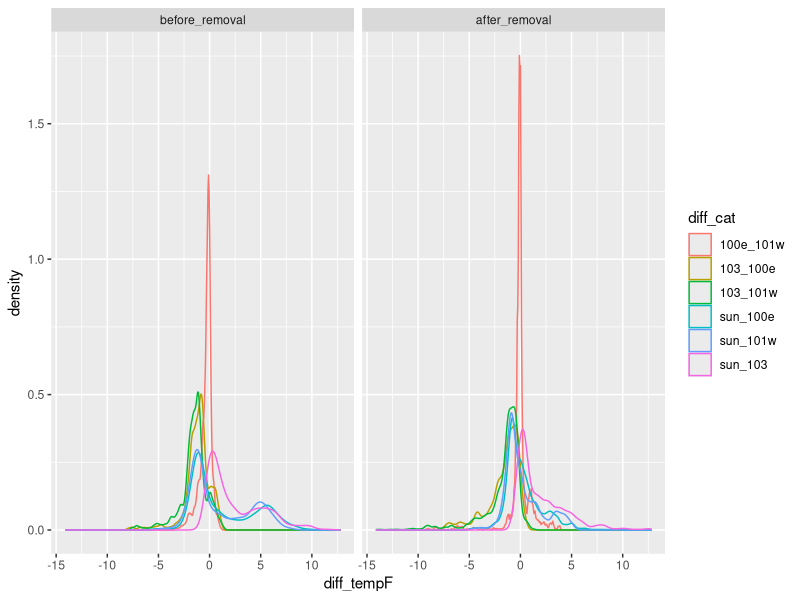
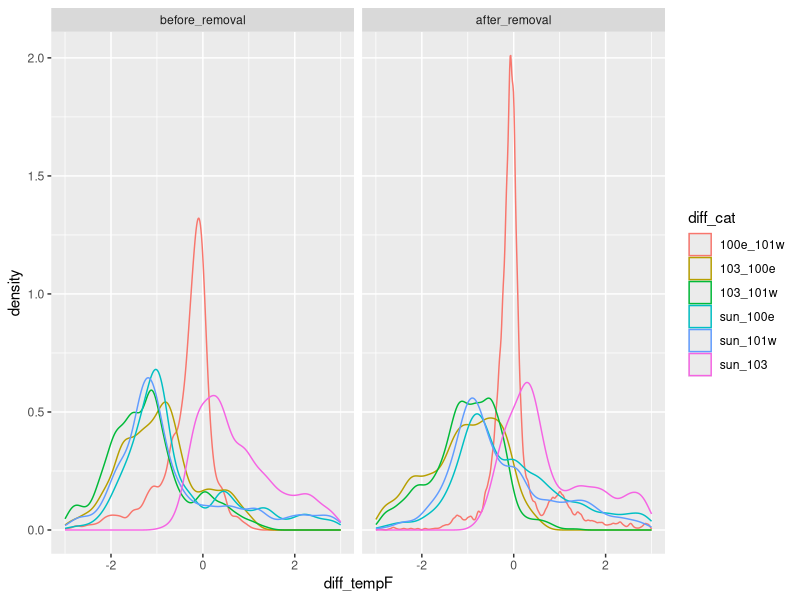
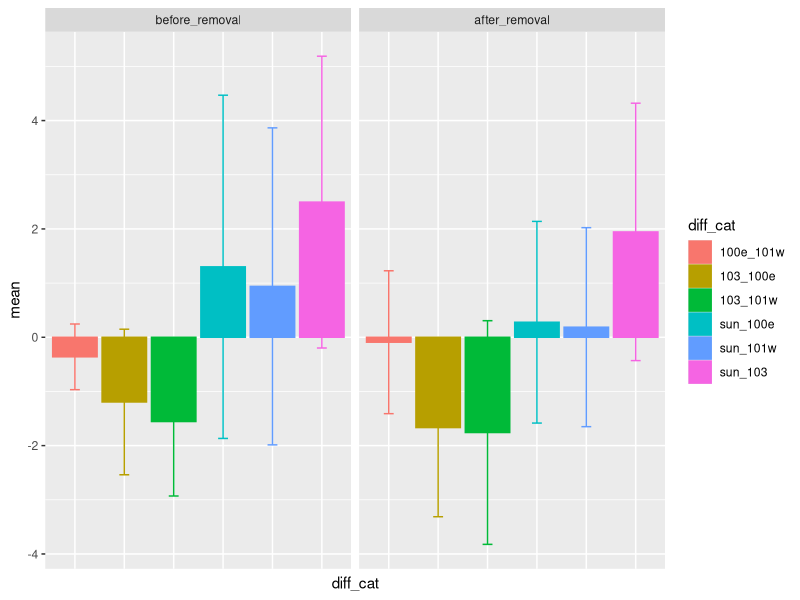
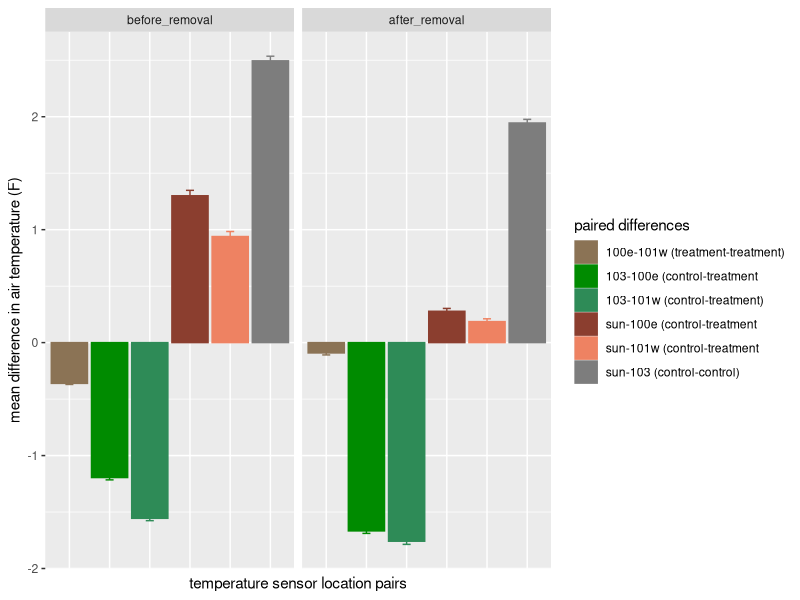
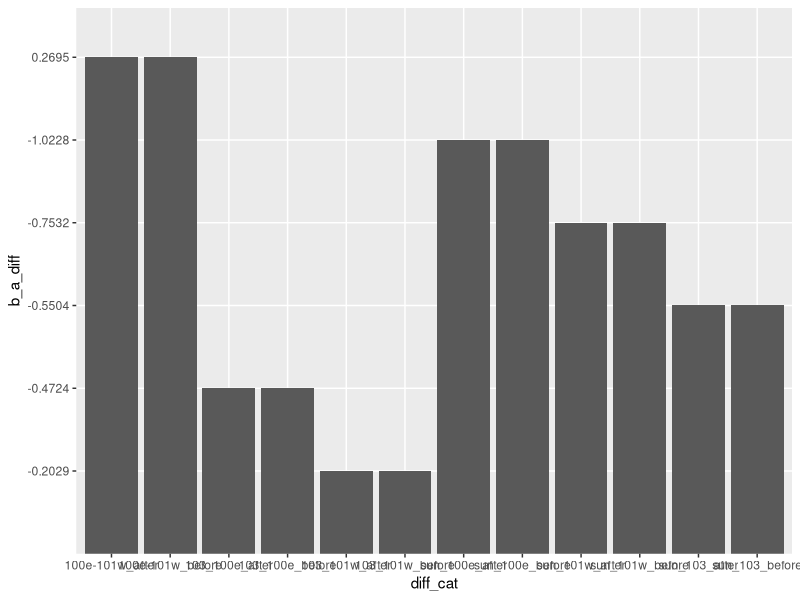
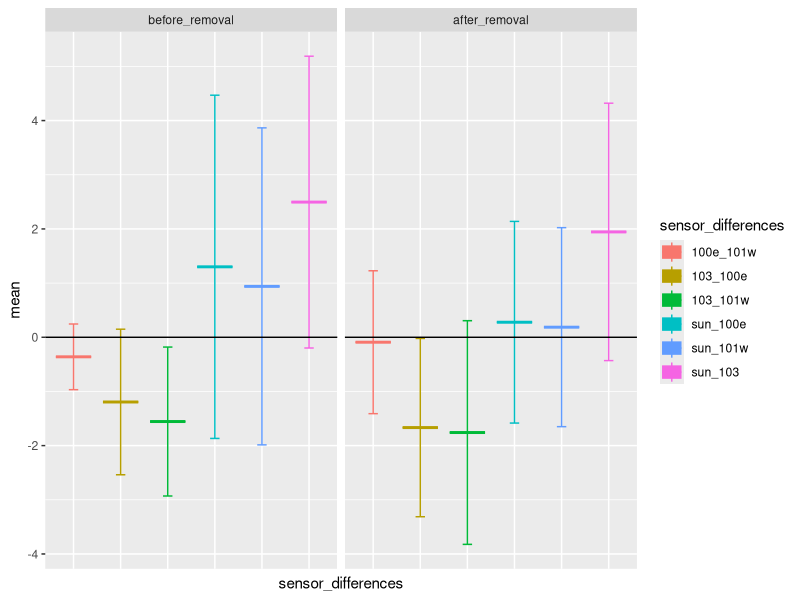
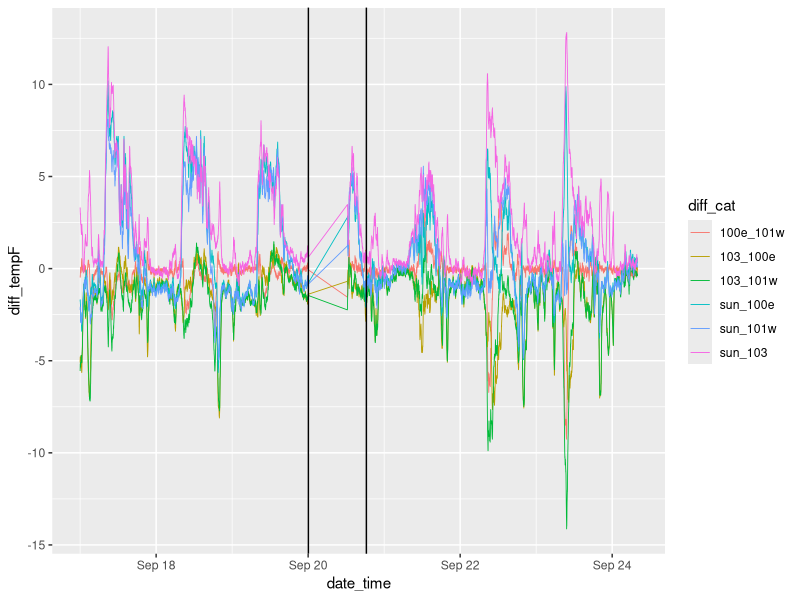
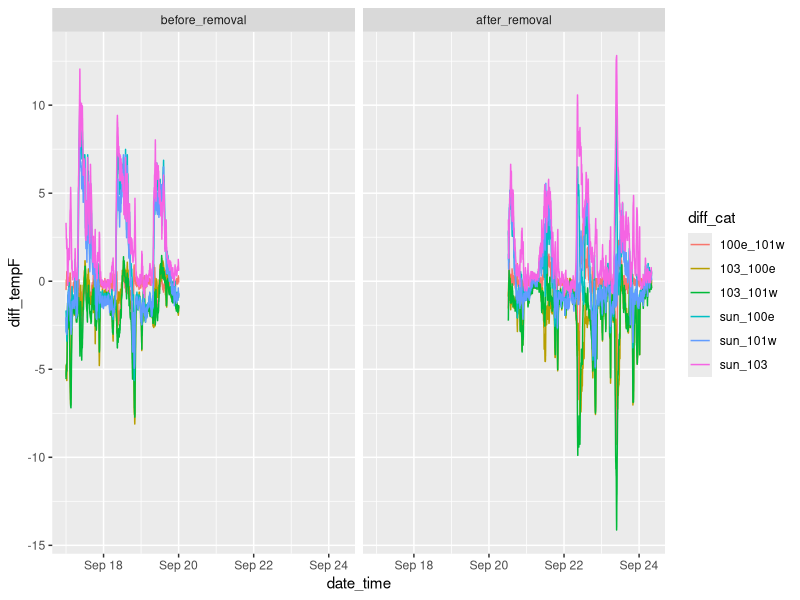

Here is the R script that generated these plots, in order:
## ---- chunk 1
knitr::opts_chunk$set(echo = TRUE)
## ---- chunk 2
library(plyr)
library(dplyr)
library(lubridate)
library(ggplot2)
library(tidyr)
library(reshape2)
options(stringsAsFactors = FALSE)
## ---- chunk 3
ash_data <- read.csv("data/ash-microclimate-data2018-prelim.csv", header = T)
## ---- chunk 4
unique(ash_data$sensor_name)

ash_data2 <- ash_data %>% filter(ash_removal != "during_removal")

unique(ash_data2$ash_removal)
unique(ash_data2$sensor_name)

tt_100e_before <- ash_data2 %>% 
  filter(sensor_name == "treatment_tree_100e", ash_removal == "before_removal")

tt_101w_before <- ash_data2 %>% 
  filter(sensor_name == "treatment_tree_101w", ash_removal == "before_removal")

c_sun_before <- ash_data2 %>% 
  filter(sensor_name == "control_sun", ash_removal == "before_removal")

c_103_before <- ash_data2 %>% 
  filter(sensor_name == "control_tree_103", ash_removal == "before_removal")

ash_data3_before <- tt_100e_before %>% 
  inner_join(tt_101w_before, by = "date_time") %>% 
  inner_join(c_sun_before, by = "date_time") %>% 
  inner_join(c_103_before, by = "date_time") %>% #dplyr::rename()
  dplyr::rename(tempF.100e = tempF.x, tempF.101w = tempF.y, tempF.sun = tempF.x.x, tempF.103 = tempF.y.y) %>% 
  select(date_time, ash_removal.x, tempF.100e, tempF.101w, tempF.sun, tempF.103) %>% 
  mutate(diff_sun_100e = (tempF.sun-tempF.100e), 
         diff_sun_101w = (tempF.sun-tempF.101w), 
         diff_sun_103 = (tempF.sun-tempF.103), 
         diff_103_100e = (tempF.103-tempF.100e), 
         diff_103_101w = (tempF.103-tempF.101w), 
         diff_100e_101w = (tempF.100e-tempF.101w))

head(ash_data3_before)

str(ash_data3_before)




tt_100e_after <- ash_data2 %>% 
  filter(sensor_name == "treatment_tree_100e", ash_removal == "after_removal") %>%
  mutate(date_time2 = as.POSIXct(date_time, format = "%Y-%m-%d %H:%M"))

tt_101w_after <- ash_data2 %>% 
  filter(sensor_name == "treatment_tree_101w", ash_removal == "after_removal") %>%
  mutate(date_time2 = as.POSIXct(date_time, format = "%Y-%m-%d %H:%M"))

c_sun_after <- ash_data2 %>% 
  filter(sensor_name == "control_sun", ash_removal == "after_removal") %>%
  mutate(date_time2 = as.POSIXct(date_time, format = "%Y-%m-%d %H:%M"))

c_103_after <- ash_data2 %>% 
  filter(sensor_name == "control_tree_103", ash_removal == "after_removal") %>%
  mutate(date_time2 = as.POSIXct(date_time, format = "%Y-%m-%d %H:%M"))

ash_data3_after <- tt_100e_after %>% 
  inner_join(tt_101w_after, by = "date_time2") %>% 
  inner_join(c_sun_after, by = "date_time2") %>% 
  inner_join(c_103_after, by = "date_time2") %>% 
  dplyr::rename(tempF.100e = tempF.x, tempF.101w = tempF.y, tempF.sun = tempF.x.x, tempF.103 = tempF.y.y) %>%
  select(date_time2, ash_removal.x, tempF.100e, tempF.101w, tempF.sun, tempF.103) %>% 
  mutate(diff_sun_100e = (tempF.sun-tempF.100e), 
         diff_sun_101w = (tempF.sun-tempF.101w), 
         diff_sun_103 = (tempF.sun-tempF.103), 
         diff_103_100e = (tempF.103-tempF.100e), 
         diff_103_101w = (tempF.103-tempF.101w), 
         diff_100e_101w = (tempF.100e-tempF.101w))

head(ash_data3_after)

str(ash_data3_after)
## ---- chunk 5
maxb_sun_100e <- max(abs(ash_data3_before[1:4325,7]))
p_sun_100e <- which(ash_data3_before$diff_sun_100e == maxb_sun_100e)
dtb_sun_100e <- ash_data3_before[p_sun_100e,1]

#####################

maxb_sun_101w <- max(abs(ash_data3_before[1:4325,8]))
p_sun_101w <- which(ash_data3_before$diff_sun_101w == maxb_sun_101w)
dtb_sun_101w <- ash_data3_before[p_sun_101w,1]

#####################

maxb_sun_103 <- max(abs(ash_data3_before[1:4325,9]))
p_sun_103 <- which(ash_data3_before$diff_sun_103 == maxb_sun_103)
dtb_sun_103 <- ash_data3_before[p_sun_103,1]

#####################

maxb_103_100e <- max(abs(ash_data3_before[1:4325,10]))
p_103_100e <- which(ash_data3_before$diff_103_100e == -maxb_103_100e)
dtb_103_100e <- ash_data3_before[p_103_100e,1]

#####################

maxb_103_101w <- max(abs(ash_data3_before[1:4325,11]))
p_103_101w <- which(ash_data3_before$diff_103_101w == -maxb_103_101w) # negative difference
dtb_103_101w <- ash_data3_before[p_103_101w,1]

#####################

maxb_100e_101w <- max(abs(ash_data3_before[1:4325,12]))
p_100e_101w <- which(ash_data3_before$diff_100e_101w == -maxb_100e_101w)
dtb_100e_101w <- ash_data3_before[p_100e_101w,1]

max_values_b <- cbind(dtb_sun_100e, maxb_sun_100e, dtb_sun_101w, maxb_sun_101w, dtb_sun_103, maxb_sun_103, dtb_103_100e, maxb_103_100e, dtb_103_101w, maxb_103_101w, dtb_100e_101w, maxb_100e_101w)

#######################################################

minb_sun_100e <- min(abs(ash_data3_before[1:4325,7]))
p2_sun_100e <- which(ash_data3_before$diff_sun_100e == minb_sun_100e)
dtb2_sun_100e <- ash_data3_before[p2_sun_100e,1]

#####################

minb_sun_101w <- min(abs(ash_data3_before[1:4325,8]))
p2_sun_101w <- which(ash_data3_before$diff_sun_101w == minb_sun_101w)
dtb2_sun_101w <- ash_data3_before[p2_sun_101w,1]

#####################

minb_sun_103 <- min(abs(ash_data3_before[1:4325,9]))
p2_sun_103 <- which(ash_data3_before$diff_sun_103 == minb_sun_103)
dtb2_sun_103 <- ash_data3_before[p2_sun_103,1]

#####################

minb_103_100e <- min(abs(ash_data3_before[1:4325,10]))
p2_103_100e <- which(ash_data3_before$diff_103_100e == minb_103_100e)
dtb2_103_100e <- ash_data3_before[p2_103_100e,1]

#####################

minb_103_101w <- min(abs(ash_data3_before[1:4325,11]))
p2_103_101w <- which(ash_data3_before$diff_103_101w == minb_103_101w)
dtb2_103_101w <- ash_data3_before[p2_103_101w,1]

#####################

minb_100e_101w <- min(abs(ash_data3_before[1:4325,12]))
p2_100e_101w <- which(ash_data3_before$diff_100e_101w == minb_100e_101w)
dtb2_100e_101w <- ash_data3_before[p2_100e_101w,1]

min_values_b <- cbind(dtb2_sun_100e, minb_sun_100e, dtb2_sun_101w, minb_sun_101w, dtb2_sun_103, minb_sun_103, dtb2_103_100e, minb_103_100e, dtb2_103_101w, minb_103_101w, dtb2_100e_101w, minb_100e_101w)

##############################################################################################################

maxa_sun_100e <- max(abs(ash_data3_after[1:4325,7]))
p3_sun_100e <- which(ash_data3_after$diff_sun_100e == maxa_sun_100e)
dtb3_sun_100e <- ash_data3_after[p3_sun_100e,1]

#####################

maxa_sun_101w <- max(abs(ash_data3_after[1:4325,8]))
p3_sun_101w <- which(ash_data3_after$diff_sun_101w == maxa_sun_101w)
dtb3_sun_101w <- ash_data3_after[p3_sun_101w,1]

#####################

maxa_sun_103 <- max(abs(ash_data3_after[1:4325,9]))
p3_sun_103 <- which(ash_data3_after$diff_sun_103 == maxa_sun_103)
dtb3_sun_103 <- ash_data3_after[p3_sun_103,1]

#####################

maxa_103_100e <- max(abs(ash_data3_after[1:4325,10]))
p3_103_100e <- which(ash_data3_after$diff_103_100e == -maxa_103_100e)
dtb3_103_100e <- ash_data3_after[p3_103_100e,1]

#####################

maxa_103_101w <- max(abs(ash_data3_after[1:4325,11]))
p3_103_101w <- which(ash_data3_after$diff_103_101w == -maxa_103_101w)
dtb3_103_101w <- ash_data3_after[p3_103_101w,1]

#####################

maxa_100e_101w <- max(abs(ash_data3_after[1:4325,12]))
p3_100e_101w <- which(ash_data3_after$diff_100e_101w == -maxa_100e_101w)
dtb3_100e_101w <- ash_data3_after[p3_100e_101w,1]

max_values_a <- cbind(dtb3_sun_100e, maxa_sun_100e, dtb3_sun_101w, maxa_sun_101w, dtb3_sun_103, maxa_sun_103, dtb3_103_100e, maxa_103_100e, dtb3_103_101w, maxa_103_101w, dtb3_100e_101w, maxa_100e_101w)

#######################################################

mina_sun_100e <- min(abs(ash_data3_after[1:4325,7]))
p4_sun_100e <- which(ash_data3_after$diff_sun_100e == mina_sun_100e)
dtb4_sun_100e <- ash_data3_after[p4_sun_100e,1]

#####################

mina_sun_101w <- min(abs(ash_data3_after[1:4325,8]))
p4_sun_101w <- which(ash_data3_after$diff_sun_101w == mina_sun_101w)
dtb4_sun_101w <- ash_data3_after[p4_sun_101w,1]

#####################

mina_sun_103 <- min(abs(ash_data3_after[1:4325,9]))
p4_sun_103 <- which(ash_data3_after$diff_sun_103 == mina_sun_103)
dtb4_sun_103 <- ash_data3_after[p4_sun_103,1]

#####################

mina_103_100e <- min(abs(ash_data3_after[1:4325,10]))
p4_103_100e <- which(ash_data3_after$diff_103_100e == mina_103_100e)
dtb4_103_100e <- ash_data3_after[p4_103_100e,1]

#####################

mina_103_101w <- min(abs(ash_data3_after[1:4325,11]))
p4_103_101w <- which(ash_data3_after$diff_103_101w == mina_103_101w)
dtb4_103_101w <- ash_data3_after[p4_103_101w,1]

#####################

mina_100e_101w <- min(abs(ash_data3_after[1:4325,12]))
p4_100e_101w <- which(ash_data3_after$diff_100e_101w == mina_100e_101w)
dtb4_100e_101w <- ash_data3_after[p4_100e_101w,1]

min_values_a <- cbind(dtb4_sun_100e, mina_sun_100e, dtb4_sun_101w, mina_sun_101w, dtb4_sun_103, mina_sun_103, dtb4_103_100e, mina_103_100e, dtb4_103_101w, mina_103_101w, dtb4_100e_101w, mina_100e_101w)

## ---- chunk 6

ash_data_diffs <- data.frame("date_time" = rep(NA, 58932), "diff_cat" = rep(NA, 58932), "diff_tempF" = rep(NA, 58932), "rem_stat" = rep(NA, 58932))

ash_data_diffs$diff_cat <- c(rep("sun_100e", 4325), rep("sun_101w", 4325), rep("sun_103", 4325), rep("103_100e", 4325), rep("103_101w", 4325), rep("100e_101w", 4325), rep("sun_100e", 5497), rep("sun_101w", 5497), rep("sun_103", 5497), rep("103_100e", 5497), rep("103_101w", 5497), rep("100e_101w", 5497))

ash_data_diffs$diff_cat <- as.factor(ash_data_diffs$diff_cat)

ash_data_diffs$rem_stat <- c(rep("before_removal", 25950), rep("after_removal", 32982))

ash_data_diffs$date_time[1:4325] <- c(ash_data3_before[,1])
ash_data_diffs$date_time[4326:8650] <- c(ash_data3_before[,1])
ash_data_diffs$date_time[8651:12975] <- c(ash_data3_before[,1])
ash_data_diffs$date_time[12976:17300] <- c(ash_data3_before[,1])
ash_data_diffs$date_time[17301:21625] <- c(ash_data3_before[,1])
ash_data_diffs$date_time[21626:25950] <- c(ash_data3_before[,1])

ash_data_diffs <- ash_data_diffs %>% mutate(date_time = ymd_hms(date_time))

ash_data_diffs$date_time[25951:31447] <- c(ash_data3_after[,1])
ash_data_diffs$date_time[31448:36944] <- (ash_data3_after[,1])
ash_data_diffs$date_time[36945:42441] <- (ash_data3_after[,1])
ash_data_diffs$date_time[42442:47938] <- (ash_data3_after[,1])
ash_data_diffs$date_time[47939:53435] <- (ash_data3_after[,1])
ash_data_diffs$date_time[53436:58932] <- (ash_data3_after[,1])


ash_data_diffs$diff_tempF[1:4325] <- c(ash_data3_before[,7])
ash_data_diffs$diff_tempF[4326:8650] <- c(ash_data3_before[,8])
ash_data_diffs$diff_tempF[8651:12975] <- c(ash_data3_before[,9])
ash_data_diffs$diff_tempF[12976:17300] <- c(ash_data3_before[,10])
ash_data_diffs$diff_tempF[17301:21625] <- c(ash_data3_before[,11])
ash_data_diffs$diff_tempF[21626:25950] <- c(ash_data3_before[,12])

ash_data_diffs$diff_tempF[25951:31447] <- c(ash_data3_after[,7])
ash_data_diffs$diff_tempF[31448:36944] <- c(ash_data3_after[,8])
ash_data_diffs$diff_tempF[36945:42441] <- c(ash_data3_after[,9])
ash_data_diffs$diff_tempF[42442:47938] <- c(ash_data3_after[,10])
ash_data_diffs$diff_tempF[47939:53435] <- c(ash_data3_after[,11])
ash_data_diffs$diff_tempF[53436:58932] <- c(ash_data3_after[,12])

ash_data_diffs$rem_stat <- factor(ash_data_diffs$rem_stat, levels = c('before_removal','after_removal'))

ggplot(data = ash_data_diffs) +
  geom_density(mapping = aes(x = diff_tempF, y = stat(density), color = diff_cat), position = "identity", bins = 36, alpha = 0.6) +
  facet_wrap(facets = ~ rem_stat) 

ggplot(data = ash_data_diffs) +
  geom_density(mapping = aes(x = diff_tempF, y = stat(density), color = diff_cat), position = "identity", bins = 36, alpha = 0.6) +
  xlim(-3, 3) +
  facet_wrap(facets = ~ rem_stat) 
## ---- chunk 7
ash_data3_before[4326:5497, ] <- NA

t_sun_100e <- t.test(ash_data3_after$diff_sun_100e, 
                    ash_data3_before$diff_sun_100e, paired = TRUE)

psun100e <- t_sun_100e$p.value

paste("p-val for sun vs 100e is ", psun100e)

#########

t_sun_101w <- t.test(ash_data3_after$diff_sun_101w, 
                    ash_data3_before$diff_sun_101w, paired = TRUE)

psun101w <- t_sun_101w$p.value

paste("p-val for sun vs 101w is ", psun101w)

#########

t_sun_103 <- t.test(ash_data3_after$diff_sun_103, 
                    ash_data3_before$diff_sun_103, paired = TRUE)

psun103 <- t_sun_103$p.value

paste("p-val for sun vs 103 is ", psun103)

#########

t_103_100e <- t.test(ash_data3_after$diff_103_100e, 
                    ash_data3_before$diff_103_100e, paired = TRUE)

p103100e <- t_103_100e$p.value

paste("p-val for 103 vs 100e is ", p103100e)

#########

t_103_101w <- t.test(ash_data3_after$diff_103_101w, 
                    ash_data3_before$diff_103_101w, paired = TRUE)

p103101w <- t_103_101w$p.value

paste("p-val for 103 vs 101w is ", p103101w)

#########

t_100e_101w <- t.test(ash_data3_after$diff_100e_101w, 
                    ash_data3_before$diff_100e_101w, paired = TRUE)

p100e101w <- t_100e_101w$p.value

paste("p-val for 100e vs 101w is ", p100e101w)
## ---- chunk 8

melted <- melt(ash_data_diffs, id.vars = c("diff_cat", "rem_stat", "date_time"))

mean_diffs <- ddply(melted, c("diff_cat", "rem_stat"), summarise, mean = mean(value), sd = sd(value))

mean_diffs$diff_cat <- as.factor(mean_diffs$diff_cat)

ggplot(data = mean_diffs, aes(x = diff_cat, y = mean, color = diff_cat, fill = diff_cat)) +
  geom_bar(stat = 'identity') +
  geom_errorbar(aes(ymin = mean-sd, ymax = mean+sd), width = .2) +
  facet_wrap(facets = ~rem_stat)+
  theme(axis.text.x=element_blank(),
        axis.ticks.x=element_blank())
## ---- chunk 9

melted <- melt(ash_data_diffs, id.vars = c("diff_cat", "rem_stat", "date_time"))

### ??? can I export this table
mean_diffs <- ddply(melted, c("diff_cat", "rem_stat"), summarise, mean = mean(value), sd = sd(value))

#create unique diff_cat names in each row

melted1a <- melted %>% 
  filter(diff_cat == "sun_103" & rem_stat == "before_removal") %>% 
  mutate(diff_cat = "sun_103_before")
melted1b <- melted %>% 
  filter(diff_cat == "sun_103" & rem_stat == "after_removal") %>% 
  mutate(diff_cat = "sun_103_after")
melted2a <- melted %>% 
  filter(diff_cat == "sun_101w" & rem_stat == "before_removal") %>% 
  mutate(diff_cat = "sun_101w_before")
melted2b <- melted %>% 
  filter(diff_cat == "sun_101w" & rem_stat == "after_removal") %>% 
  mutate(diff_cat = "sun_101w_after")
melted3a <- melted %>% 
  filter(diff_cat == "sun_100e" & rem_stat == "before_removal") %>% 
  mutate(diff_cat = "sun_100e_before")
melted3b <- melted %>% 
  filter(diff_cat == "sun_100e" & rem_stat == "after_removal") %>% 
  mutate(diff_cat = "sun_100e_after")
melted4a <- melted %>% 
  filter(diff_cat == "103_101w" & rem_stat == "before_removal") %>% 
  mutate(diff_cat = "103_101w_before")
melted4b <- melted %>% 
  filter(diff_cat == "103_101w" & rem_stat == "after_removal") %>% 
  mutate(diff_cat = "103_101w_after")
melted5a <- melted %>% 
  filter(diff_cat == "103_100e" & rem_stat == "before_removal") %>% 
  mutate(diff_cat = "103_100e_before")
melted5b <- melted %>% 
  filter(diff_cat == "103_100e" & rem_stat == "after_removal") %>% 
  mutate(diff_cat = "103_100e_after")
melted6a <- melted %>% 
  filter(diff_cat == "100e_101w" & rem_stat == "before_removal") %>% 
  mutate(diff_cat = "100e-101w_before")
melted6b <- melted %>% 
  filter(diff_cat == "100e_101w" & rem_stat == "after_removal") %>% 
  mutate(diff_cat = "100e-101w_after")

# bind together back into 1 dataframe
melted_renamed <- rbind(melted1a, melted1b, melted2a, melted2b, melted3a, melted3b, melted4a, melted4b, melted5a, melted5b, melted6a, melted6b)

# calculate summary statistics
melted_summary <- melted_renamed %>% 
  group_by(diff_cat) %>% 
  summarise(mean_temp_diff = mean(value), # calc mean for each diff category
            sd_temp_dif = sd(value), # calc st. deviation
            n_logs = n(), # calc sample size
            SE_temp_diff = sd(value)/sqrt(n())) %>%  # calc st error of each group
  mutate(rem_stat = rep("before_removal"))
# fina a better way to change these factor values, manuel for now
melted_summary$rem_stat[1] = "after_removal"
melted_summary$rem_stat[3] = "after_removal"
melted_summary$rem_stat[5] = "after_removal"
melted_summary$rem_stat[7] = "after_removal"
melted_summary$rem_stat[9] = "after_removal"
melted_summary$rem_stat[11] = "after_removal"


# make a bar graph with st error bars
temp_diff_barplot <- ggplot(melted_summary, aes(diff_cat, mean_temp_diff)) +
  geom_col() +
  geom_errorbar(aes(ymin = mean_temp_diff-SE_temp_diff, ymax = mean_temp_diff + SE_temp_diff), width = 0.2) 


# rename the diff catogries to have just the diff groups, not the removal status
melted_summary2 <- melted_summary %>% 
  mutate( diff_cat = c("100e-101w", "100e-101w", "103_100e", "103_100e", "103_101w", "103_101w", "sun_100e", "sun_100e", "sun_101w", "sun_101w", "sun_103", "sun_103"))
# return to factor
melted_summary2$diff_cat <- as.factor(melted_summary2$diff_cat)

# change the order of the removal status factor
melted_summary2$rem_stat <- factor(melted_summary2$rem_stat, levels = c("before_removal", "after_removal"))


# color code and facet the graph

p1 <- ggplot(data = melted_summary2, aes(x = diff_cat, y = mean_temp_diff, color = diff_cat, fill = diff_cat)) +
  geom_bar(stat = 'identity') +
  geom_errorbar(aes(ymin = mean_temp_diff-SE_temp_diff, ymax = mean_temp_diff+SE_temp_diff), width = .2) +
  facet_wrap(facets = ~rem_stat)+
  theme(axis.text.x=element_blank(),
        axis.ticks.x=element_blank()) +
  ylab("mean difference in air temperature") +  # yaxis labels 
  xlab("temperature sensor location pairs")  # xaxis label




p2 <- ggplot(data = melted_summary2, aes(x = diff_cat, y = mean_temp_diff,
                                        color = factor(diff_cat),
                                        fill = factor(diff_cat))) +
  geom_bar(stat = 'identity') +
  geom_errorbar(aes(ymin = mean_temp_diff-SE_temp_diff, ymax = mean_temp_diff+SE_temp_diff), width = .2) +
  facet_wrap(facets = ~rem_stat)+
  theme(axis.text.x=element_blank(),
        axis.ticks.x=element_blank()) +
  ylab("mean difference in air temperature (F)") +  # yaxis labels 
  xlab("temperature sensor location pairs")  # xaxis label

p2 + 
  scale_color_manual(name = "paired differences",
                     labels = c("100e-101w (treatment-treatment)",
                                "103-100e (control-treatment",
                                "103-101w (control-treatment)",
                                "sun-100e (control-treatment",
                                "sun-101w (control-treatment",
                                "sun-103 (control-control)"),
                     values = c("100e-101w" = "burlywood4",
                                "103_100e" = "green4",
                                "103_101w" = "seagreen4",
                                "sun_100e" = "coral4",
                                "sun_101w" = "salmon2",
                                "sun_103" = "grey49")) +
  scale_fill_manual(name = "paired differences",
                     labels = c("100e-101w (treatment-treatment)",
                                "103-100e (control-treatment",
                                "103-101w (control-treatment)",
                                "sun-100e (control-treatment",
                                "sun-101w (control-treatment",
                                "sun-103 (control-control)"),
                     values = c("100e-101w" = "burlywood4",
                                "103_100e" = "green4",
                                "103_101w" = "seagreen4",
                                "sun_100e" = "coral4",
                                "sun_101w" = "salmon2",
                                "sun_103" = "grey49"))

## ---- chunk 10
library(lme4)
# run a linear model
lm1 <- lm(value ~ diff_cat, data = melted_renamed) 
summary(lm1)

# run an anova
aov1 <- aov(value ~ diff_cat, data = melted_renamed)
summary(aov1)


# Tukey's test to look at pairwise comparisons
tukey.test <- TukeyHSD(aov1)
tukey.test


## ---- chunk 11
# add before after difference
melted_summary3 <- melted_summary %>%
  mutate(b_a_diff = c("0.2695", "0.2695", "-0.4724", "-0.4724", "-0.2029", "-0.2029", "-1.0228", "-1.0228", "-0.7532", "-0.7532", "-0.5504", "-0.5504"))

# make a bar graph with st error bars
ggplot(melted_summary3, aes(diff_cat, b_a_diff)) +
  geom_col() 
  geom_errorbar(aes(ymin = b_a_diff-SE_temp_diff, ymax = mean_temp_diff + SE_temp_diff), width = 0.2) 


## ---- chunk 12

# make a bar graph with st error bars
temp_diff_barplot <- ggplot(melted_summary, aes(diff_cat, mean_temp_diff)) +
  geom_col() +
  geom_errorbar(aes(ymin = mean_temp_diff-SE_temp_diff, ymax = mean_temp_diff + SE_temp_diff), width = 0.2)

## ---- chunk 13

melted <- melt(ash_data_diffs, id.vars = c("diff_cat", "rem_stat", "date_time"))

mean_diffs <- ddply(melted, c("diff_cat", "rem_stat"), summarise, mean = mean(value), se = sd(value))

mean_diffs$diff_cat <- as.factor(mean_diffs$diff_cat)
mean_diffs$sensor_differences <- as.factor(mean_diffs$diff_cat)

ggplot(data = mean_diffs, aes(x = sensor_differences, y = mean, color = sensor_differences, fill = sensor_differences)) +
  geom_boxplot(stat = 'boxplot') +
  geom_errorbar(aes(ymin = mean-se, ymax = mean+se), width = .2) +
  geom_hline(yintercept = 0) +
  facet_wrap(facets = ~rem_stat)+
  theme(axis.text.x=element_blank(),
        axis.ticks.x=element_blank())
## ---- chunk 14

ash_data_diffs %>%
  group_by(rem_stat) %>%
  ggplot() +
  geom_line(mapping = aes(x = date_time, y = diff_tempF, color = diff_cat), size =0.3) +
  geom_vline(xintercept = ymd_hms("2018-09-20 00:04:00")) + 
  geom_vline(xintercept = ymd_hms("2018-09-20 18:22:59")) 
## ---- chunk 15
ash_data_diffs %>% 
  group_by(rem_stat) %>%
  ggplot() +
  geom_line(mapping = aes(x = date_time, y = diff_tempF, color = diff_cat)) +
  facet_wrap(facets = ~ rem_stat) 
